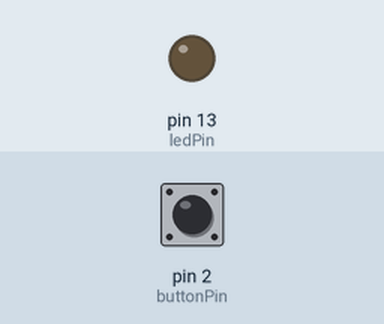
Recording of a sketch running on a simulated Arduino Uno, built with avr-gcc and run on an emulated ATmega328P. Shown: output pins drawn as LEDs (lit = HIGH). Dashed ring = blinking. The test bench sets the inputs (shaded band); at power-on: pin 2 (buttonPin) LOW. What the sketch prints to the serial monitor is not drawn.

Above: at 1.2 s.
1.3 s: pin 2 (buttonPin) pulled HIGH for 0.15 s
At 1.37 s:
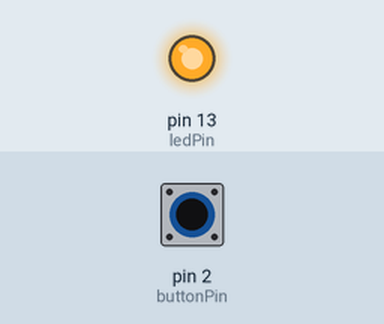
2.9 s: pin 2 (buttonPin) pulled HIGH for 1 s
At 5.1 s:
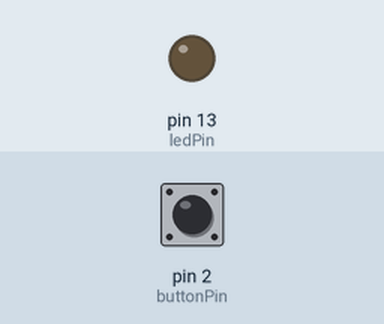
5.4 s: pin 2 (buttonPin) pulsed HIGH 2 times (0.12 s each, 0.3 s apart)
At 5.46 s:
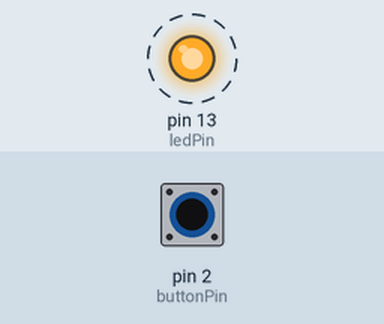
7.5 s: pin 2 (buttonPin) driven HIGH
At 8.1 s:
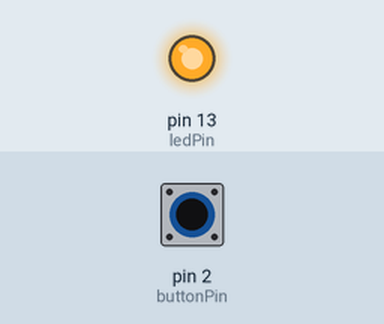
9.0 s: pin 2 (buttonPin) driven LOW
At 10.4 s:
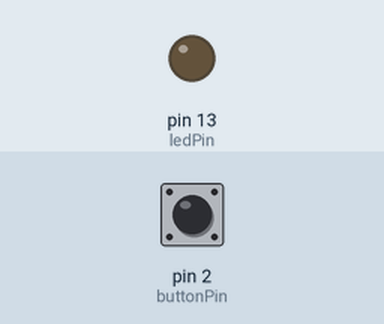
Timing chart, 0 to 11.5 s (numbered marks = the images above; inputs shaded):
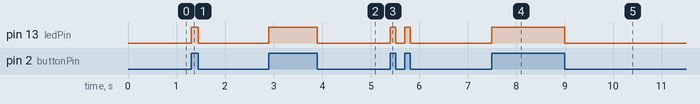

The sketch:

SerialWrite.ino
```cpp
const int buttonPin = 2;
const int ledPin = 13;

int buttonState = 0;

void setup() {
  // put your setup code here, to run once:
  Serial.begin(9600);

  pinMode(ledPin, OUTPUT);
  pinMode(buttonPin, INPUT);

}

void loop() {
  // put your main code here, to run repeatedly:
  buttonState = digitalRead(buttonPin);

  if(buttonState == HIGH) {
    digitalWrite(ledPin, HIGH);
  } else {
    digitalWrite(ledPin, LOW);
  }


  //Serial.print(buttonState);
  Serial.write(buttonState);

}
```

Measured:
- after the input at 1.3 s, pin 13 (ledPin): LOW → HIGH at once, → LOW 0.15 s later
- after the input at 2.9 s, pin 13 (ledPin): LOW → HIGH at once, → LOW 1.0 s later
- after the input at 5.4 s, pin 13 (ledPin): alternates HIGH for 0.12 s and LOW for 0.18 s, 4 changes in all, then stays LOW, starting at once
- after the input at 7.5 s, pin 13 (ledPin): LOW → HIGH at once
- after the input at 9.0 s, pin 13 (ledPin): HIGH → LOW at once
